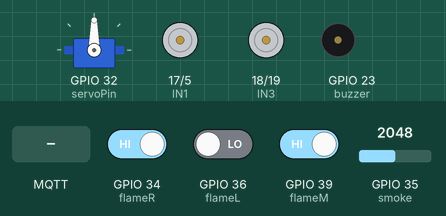
Simulated run of this program. Board: ESP32. Shown: servo, motor-driver pin pairs drawn as motors (green arrow = first pin HIGH = forward, orange = second pin HIGH = backward, longer = more drive), buzzer (waves = sounding, pin HIGH). The test bench sets the inputs (shaded band); at power-on: GPIO 39 (flameM) HIGH, GPIO 36 (flameL) LOW, GPIO 34 (flameR) HIGH, GPIO 35 (smoke) = 2048. WiFi joins after 1.5 s; servers stay silent unless stated; no MQTT or app messages arrive unless stated; what the program prints to the serial monitor is not drawn.

Above: at 2.7 s.
2.8 s: GPIO 39 (flameM) driven LOW
At 5.0 s:
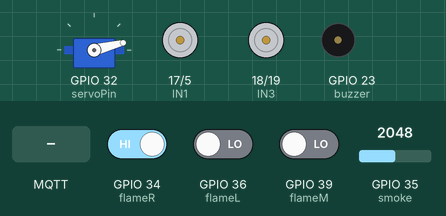
7.5 s: MQTT message "start" arrives on the first subscribed topic
At 9.62 s:
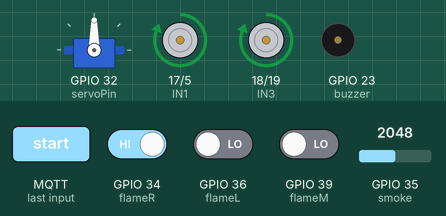
21.1 s: MQTT message "buzzer" arrives on the first subscribed topic
34.7 s: GPIO 39 (flameM) driven HIGH
At 36.8 s:
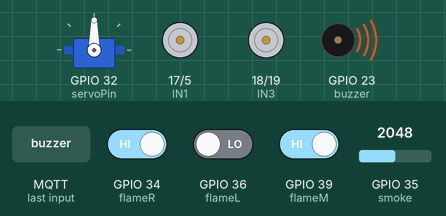
38.6 s: GPIO 36 (flameL) driven HIGH
42.5 s: GPIO 34 (flameR) driven LOW
At 44.32 s:
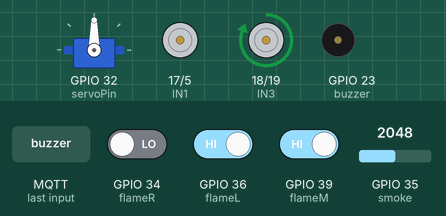
Timing chart, 0 to 54.5 s (numbered marks = the images above; inputs shaded):
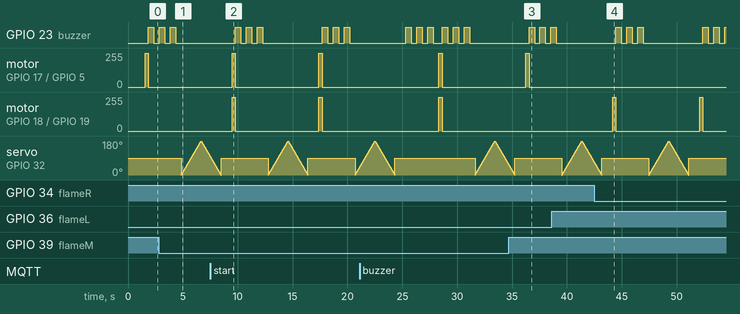

The program:

main.cpp
```cpp
#include <Arduino.h>
#include <WiFi.h>
#include <PubSubClient.h>
#include <ESP32Servo.h>

// WiFi credentials
const char* ssid = "Mercuryk";  // Replace with your WiFi SSID
const char* password = "gehan 201818";  // Replace with your WiFi password

// MQTT broker settings
const char* mqttServer = "eba1575c50534835aaf7901fe9abeda5.s1.eu.hivemq.cloud";  // HiveMQ broker
const int mqttPort = 8883;  // Default MQTT port
// HiveMQ Cloud Let's Encrypt CA certificate
static const char *root_ca PROGMEM = R"EOF(
-----BEGIN CERTIFICATE-----
MIIFazCCA1OgAwIBAgIRAIIQz7DSQONZRGPgu2OCiwAwDQYJKoZIhvcNAQELBQAw
TzELMAkGA1UEBhMCVVMxKTAnBgNVBAoTIEludGVybmV0IFNlY3VyaXR5IFJlc2Vh
cmNoIEdyb3VwMRUwEwYDVQQDEwxJU1JHIFJvb3QgWDEwHhcNMTUwNjA0MTEwNDM4
WhcNMzUwNjA0MTEwNDM4WjBPMQswCQYDVQQGEwJVUzEpMCcGA1UEChMgSW50ZXJu
ZXQgU2VjdXJpdHkgUmVzZWFyY2ggR3JvdXAxFTATBgNVBAMTDElTUkcgUm9vdCBY
MTCCAiIwDQYJKoZIhvcNAQEBBQADggIPADCCAgoCggIBAK3oJHP0FDfzm54rVygc
h77ct984kIxuPOZXoHj3dcKi/vVqbvYATyjb3miGbESTtrFj/RQSa78f0uoxmyF+
0TM8ukj13Xnfs7j/EvEhmkvBioZxaUpmZmyPfjxwv60pIgbz5MDmgK7iS4+3mX6U
A5/TR5d8mUgjU+g4rk8Kb4Mu0UlXjIB0ttov0DiNewNwIRt18jA8+o+u3dpjq+sW
T8KOEUt+zwvo/7V3LvSye0rgTBIlDHCNAymg4VMk7BPZ7hm/ELNKjD+Jo2FR3qyH
B5T0Y3HsLuJvW5iB4YlcNHlsdu87kGJ55tukmi8mxdAQ4Q7e2RCOFvu396j3x+UC
B5iPNgiV5+I3lg02dZ77DnKxHZu8A/lJBdiB3QW0KtZB6awBdpUKD9jf1b0SHzUv
KBds0pjBqAlkd25HN7rOrFleaJ1/ctaJxQZBKT5ZPt0m9STJEadao0xAH0ahmbWn
OlFuhjuefXKnEgV4We0+UXgVCwOPjdAvBbI+e0ocS3MFEvzG6uBQE3xDk3SzynTn
jh8BCNAw1FtxNrQHusEwMFxIt4I7mKZ9YIqioymCzLq9gwQbooMDQaHWBfEbwrbw
qHyGO0aoSCqI3Haadr8faqU9GY/rOPNk3sgrDQoo//fb4hVC1CLQJ13hef4Y53CI
rU7m2Ys6xt0nUW7/vGT1M0NPAgMBAAGjQjBAMA4GA1UdDwEB/wQEAwIBBjAPBgNV
HRMBAf8EBTADAQH/MB0GA1UdDgQWBBR5tFnme7bl5AFzgAiIyBpY9umbbjANBgkq
hkiG9w0BAQsFAAOCAgEAVR9YqbyyqFDQDLHYGmkgJykIrGF1XIpu+ILlaS/V9lZL
ubhzEFnTIZd+50xx+7LSYK05qAvqFyFWhfFQDlnrzuBZ6brJFe+GnY+EgPbk6ZGQ
3BebYhtF8GaV0nxvwuo77x/Py9auJ/GpsMiu/X1+mvoiBOv/2X/qkSsisRcOj/KK
NFtY2PwByVS5uCbMiogziUwthDyC3+6WVwW6LLv3xLfHTjuCvjHIInNzktHCgKQ5
ORAzI4JMPJ+GslWYHb4phowim57iaztXOoJwTdwJx4nLCgdNbOhdjsnvzqvHu7Ur
TkXWStAmzOVyyghqpZXjFaH3pO3JLF+l+/+sKAIuvtd7u+Nxe5AW0wdeRlN8NwdC
jNPElpzVmbUq4JUagEiuTDkHzsxHpFKVK7q4+63SM1N95R1NbdWhscdCb+ZAJzVc
oyi3B43njTOQ5yOf+1CceWxG1bQVs5ZufpsMljq4Ui0/1lvh+wjChP4kqKOJ2qxq
4RgqsahDYVvTH9w7jXbyLeiNdd8XM2w9U/t7y0Ff/9yi0GE44Za4rF2LN9d11TPA
mRGunUHBcnWEvgJBQl9nJEiU0Zsnvgc/ubhPgXRR4Xq37Z0j4r7g1SgEEzwxA57d
emyPxgcYxn/eR44/KJ4EBs+lVDR3veyJm+kXQ99b21/+jh5Xos1AnX5iItreGCc=
-----END CERTIFICATE-----
)EOF";

const char* mqttUser = "ESP32";  // If using authentication
const char* mqttPassword = "ESP32lol";  // If using authentication

WiFiClient espClient;
PubSubClient client(espClient);

// Topics for MQTT
const char* flameTopic = "firefighter/flame";
const char* smokeTopic = "firefighter/smoke";
const char* stateTopic = "firefighter/state";
const char* controlTopic = "firefighter/control";  // Topic to receive control commands
// Servo Initialization
Servo myservo;
int pos = 0;
boolean fire = false;

#define IN1 17
#define IN2 5
#define IN3 18
#define IN4 19
#define flameL 36
#define flameM 39
#define flameR 34
#define buzzer 23
#define smoke 35
#define servoPin 32

void setup() {
  Serial.begin(115200);

  // Wi-Fi setup
  WiFi.begin(ssid, password);
  Serial.print("Connecting to WiFi...");
  while (WiFi.status() != WL_CONNECTED) {
    delay(500);
    Serial.print(".");
  }
  Serial.println("\nConnected to WiFi");

  // MQTT setup
  client.setServer(mqttServer, mqttPort);
  client.setCallback(callback);  // Set the MQTT callback function

  connectToMQTT();

  // Motor pins setup
  pinMode(IN1, OUTPUT);
  pinMode(IN2, OUTPUT);
  pinMode(IN3, OUTPUT);
  pinMode(IN4, OUTPUT);
  _stop();

  // Flame sensor pins setup
  pinMode(flameL, INPUT);
  pinMode(flameM, INPUT);
  pinMode(flameR, INPUT);

  // Buzzer pin setup
  pinMode(buzzer, OUTPUT);

  // Smoke sensor setup
  pinMode(smoke, INPUT);

  // Servo setup
  myservo.attach(servoPin);
  myservo.write(90);
}

void loop() {
  // Reconnect if disconnected from MQTT
  if (!client.connected()) {
    connectToMQTT();
  }
  client.loop();  // Handle incoming/outgoing MQTT messages

  // Sensor readings
  int smokeval = analogRead(smoke);
  int flameLVal = digitalRead(flameL);
  int flameMVal = digitalRead(flameM);
  int flameRVal = digitalRead(flameR);

  // Publish flame sensor readings
  char flameMsg[50];
  sprintf(flameMsg, "L:%d M:%d R:%d", flameLVal, flameMVal, flameRVal);
  client.publish(flameTopic, flameMsg);

  // Publish smoke sensor readings
  char smokeMsg[50];
  sprintf(smokeMsg, "%d", smokeval);
  client.publish(smokeTopic, smokeMsg);

  // Robot operation logic
  if (flameLVal == 1 && flameMVal == 1 && flameRVal == 1) {
    _stop();
    client.publish(stateTopic, "Idle");
  } else if (flameMVal == 0) {
    forword();
    delay(300);
    _stop();
    _buzzer();
    fire = true;
    client.publish(stateTopic, "In action - Front");
  } else if (flameLVal == 0) {
    left();
    delay(300);
    _stop();
    _buzzer();
    fire = true;
    client.publish(stateTopic, "In action - Left");
  } else if (flameRVal == 0) {
    right();
    delay(300);
    _stop();
    _buzzer();
    fire = true;
    client.publish(stateTopic, "In action - Right");
  }

  while (fire == true) {
    put_off_fire();
    fire = false;
    client.publish(stateTopic, "Fire extinguished");
  }

  delay(1000);  // Adjust based on how frequently you want to send updates
}

// MQTT connect function
void connectToMQTT() {
  while (!client.connected()) {
    Serial.println("Connecting to MQTT...");
    if (client.connect("ESP32Firefighter", mqttUser, mqttPassword)) {
      Serial.println("Connected to MQTT");
      client.subscribe(controlTopic);  // Subscribe to control topic
    } else {
      Serial.print("Failed to connect, state: ");
      Serial.println(client.state());
      delay(2000);
    }
  }
}

// MQTT callback function
void callback(char* topic, byte* payload, unsigned int length) {
  Serial.print("Message arrived on topic: ");
  Serial.println(topic);

  // Convert the payload into a string
  String message;
  for (unsigned int i = 0; i < length; i++) {
    message += (char)payload[i];
  }
  Serial.print("Message: ");
  Serial.println(message);

  // Control actions based on the message content
  if (String(topic) == controlTopic) {
    if (message == "start") {
      // Start the robot's operation
      Serial.println("Starting robot operation");
      // You can set a flag or call a function to start the robot
    } else if (message == "stop") {
      // Stop the robot's operation
      Serial.println("Stopping robot operation");
      _stop();
    } else if (message == "buzzer") {
      // Activate the buzzer
      Serial.println("Activating buzzer");
      _buzzer();
    }
    // Add more commands as needed
  }
}

// Existing functions (put_off_fire, _stop, movement functions, _buzzer) remain unchanged
// ... [Include all your existing functions here] ...

void put_off_fire() {
  _stop();
  for (pos = 0; pos <= 180; pos += 1) {
    myservo.write(pos);
    delay(10);
  }
  for (pos = 180; pos >= 0; pos -= 1) {
    myservo.write(pos);
    delay(10);
  }
  myservo.write(90);
}

void _stop() {
  digitalWrite(IN1, LOW);
  digitalWrite(IN2, LOW);
  digitalWrite(IN3, LOW);
  digitalWrite(IN4, LOW);
}

void forword() {
  digitalWrite(IN1, HIGH);
  digitalWrite(IN2, LOW);
  digitalWrite(IN3, HIGH);
  digitalWrite(IN4, LOW);
}

void backword() {
  digitalWrite(IN1, LOW);
  digitalWrite(IN2, HIGH);
  digitalWrite(IN3, LOW);
  digitalWrite(IN4, HIGH);
}

void right() {
  digitalWrite(IN1, LOW);
  digitalWrite(IN2, LOW);
  digitalWrite(IN3, HIGH);
  digitalWrite(IN4, LOW);
}

void left() {
  digitalWrite(IN1, HIGH);
  digitalWrite(IN2, LOW);
  digitalWrite(IN3, LOW);
  digitalWrite(IN4, LOW);
}

void _buzzer() {
  for (int i = 0; i < 3; i++) {
    digitalWrite(buzzer, HIGH);
    delay(500);
    digitalWrite(buzzer, LOW);
    delay(500);
  }
}
```

Measured:
- after the input at 34.7 s, motor on GPIO 18 (IN3) / GPIO 19 (IN4): stays stopped (without the input it goes to forward 255/255 after 1.5 s)
- after the input at 42.5 s, GPIO 23 (buzzer): LOW → HIGH after 2.0 s, → LOW 0.50 s later, → HIGH 0.50 s later, → LOW 0.50 s later, … (11 changes in this stretch); motor on GPIO 18 (IN3) / GPIO 19 (IN4): alternates forward 255/255 for 0.30 s and stopped for 7.6 s, starting after 1.7 s
